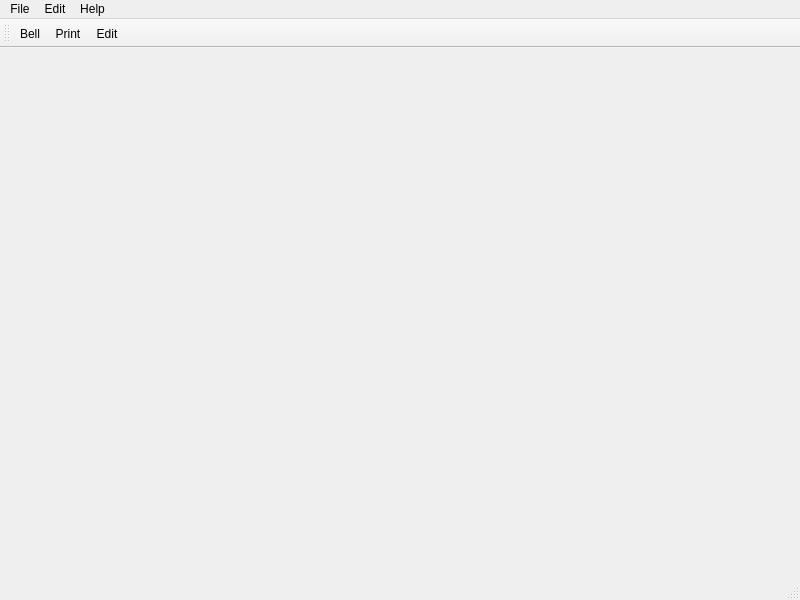
<?xml version="1.0" encoding="UTF-8"?>
<ui version="4.0">
 <class>MainWindow</class>
 <widget class="QMainWindow" name="MainWindow">
  <property name="geometry">
   <rect>
    <x>0</x>
    <y>0</y>
    <width>800</width>
    <height>600</height>
   </rect>
  </property>
  <property name="windowTitle">
   <string>MainWindow</string>
  </property>
  <widget class="QWidget" name="centralwidget"/>
  <widget class="QMenuBar" name="menubar">
   <property name="geometry">
    <rect>
     <x>0</x>
     <y>0</y>
     <width>800</width>
     <height>26</height>
    </rect>
   </property>
   <widget class="QMenu" name="menuFile">
    <property name="title">
     <string>File</string>
    </property>
    <addaction name="actionOpen"/>
    <addaction name="actionNew"/>
    <addaction name="actionSave"/>
    <addaction name="actionSave_as"/>
   </widget>
   <widget class="QMenu" name="menuEdit">
    <property name="title">
     <string>Edit</string>
    </property>
    <addaction name="actionsdf"/>
    <addaction name="actioncopy"/>
    <addaction name="actionpaste"/>
    <addaction name="actionfind"/>
    <addaction name="actionfind_next"/>
    <addaction name="actionreplace"/>
   </widget>
   <widget class="QMenu" name="menuHelp">
    <property name="title">
     <string>Help</string>
    </property>
    <addaction name="actionabout"/>
   </widget>
   <addaction name="menuFile"/>
   <addaction name="menuEdit"/>
   <addaction name="menuHelp"/>
  </widget>
  <widget class="QStatusBar" name="statusbar"/>
  <widget class="QToolBar" name="toolBar">
   <property name="windowTitle">
    <string>toolBar</string>
   </property>
   <attribute name="toolBarArea">
    <enum>TopToolBarArea</enum>
   </attribute>
   <attribute name="toolBarBreak">
    <bool>false</bool>
   </attribute>
   <addaction name="actionBell"/>
   <addaction name="actionPrint"/>
   <addaction name="actionEdit"/>
  </widget>
  <action name="actionsdf">
   <property name="text">
    <string>cut</string>
   </property>
  </action>
  <action name="actionOpen">
   <property name="text">
    <string>Open</string>
   </property>
  </action>
  <action name="actionNew">
   <property name="text">
    <string>New</string>
   </property>
  </action>
  <action name="actionSave">
   <property name="text">
    <string>Save</string>
   </property>
  </action>
  <action name="actionSave_as">
   <property name="text">
    <string>Save as </string>
   </property>
  </action>
  <action name="actioncopy">
   <property name="text">
    <string>copy</string>
   </property>
  </action>
  <action name="actionpaste">
   <property name="text">
    <string>paste</string>
   </property>
  </action>
  <action name="actionabout">
   <property name="text">
    <string>about</string>
   </property>
  </action>
  <action name="actionfind">
   <property name="text">
    <string>find</string>
   </property>
  </action>
  <action name="actionfind_next">
   <property name="text">
    <string>find next</string>
   </property>
  </action>
  <action name="actionreplace">
   <property name="text">
    <string>replace</string>
   </property>
  </action>
  <action name="actionBell">
   <property name="icon">
    <iconset>
     <normaloff>icons/bell--plus.png</normaloff>icons/bell--plus.png</iconset>
   </property>
   <property name="text">
    <string>Bell</string>
   </property>
  </action>
  <action name="actionPrint">
   <property name="icon">
    <iconset>
     <normaloff>icons/printer.png</normaloff>icons/printer.png</iconset>
   </property>
   <property name="text">
    <string>Print</string>
   </property>
  </action>
  <action name="actionEdit">
   <property name="icon">
    <iconset>
     <normaloff>icons/edit-list-rtl.png</normaloff>icons/edit-list-rtl.png</iconset>
   </property>
   <property name="text">
    <string>Edit</string>
   </property>
  </action>
 </widget>
 <resources/>
 <connections/>
</ui>
